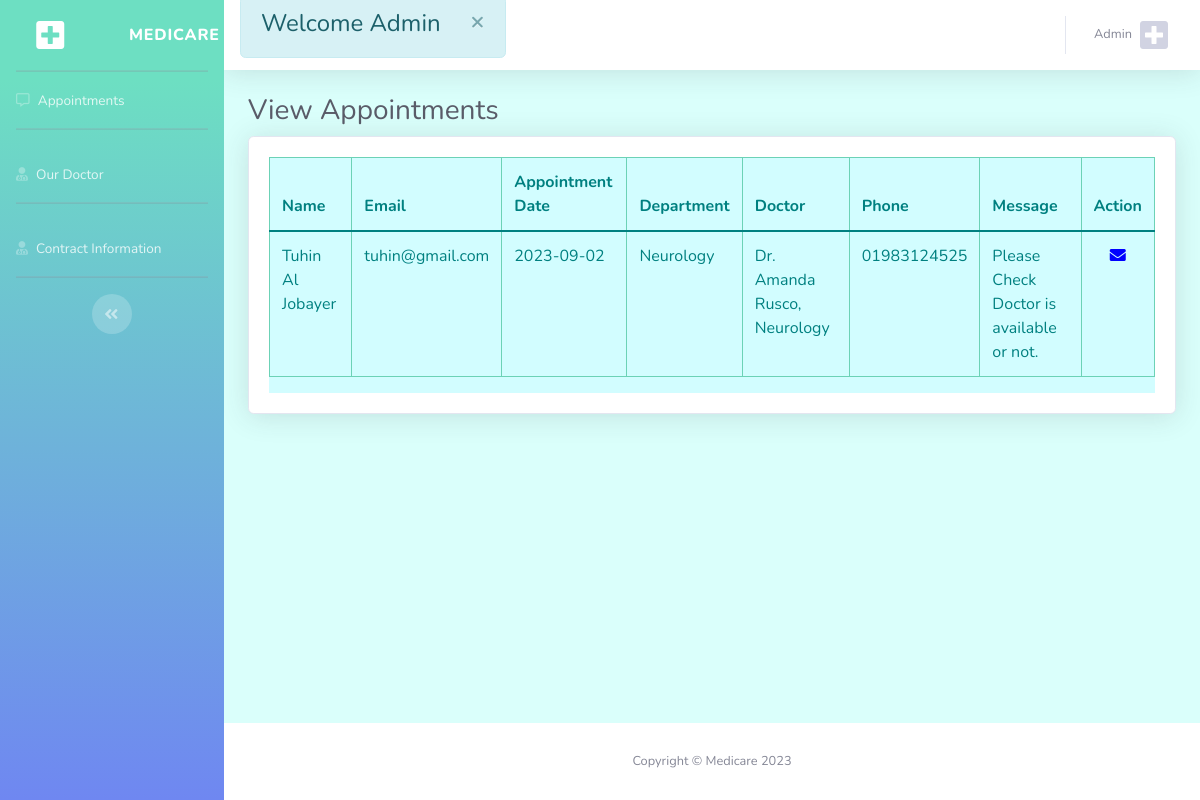
Screenshot of /admin.php (signed in) with the database file from the repository.
### tables this page shows
CREATE TABLE `tblappointment` (
  `id` int(100) NOT NULL,
  `name` varchar(255) NOT NULL,
  `email` varchar(255) NOT NULL,
  `appDate` date NOT NULL,
  `department` varchar(255) DEFAULT NULL,
  `cdoctor` varchar(255) NOT NULL,
  `phone` varchar(255) NOT NULL,
  `appMessage` varchar(255) NOT NULL
);

### admin.php (the view, shortened to what this page needs)
<?php
include "lib/dbconnect.php";
$select_sql = "SELECT * FROM tblappointment";
$allData = $connectdb -> query($select_sql);
?>
<!DOCTYPE html>
<html lang="en">
<head>
    <link href="vendor/fontawesome-free/css/all.min.css" rel="stylesheet" type="text/css">
    <link rel="stylesheet" href="css/custom.css">
    <link href="https://cdn.jsdelivr.net/npm/bootstrap@5.0.2/dist/css/bootstrap.min.css" rel="stylesheet"
>
    <link rel="stylesheet" href="https://use.fontawesome.com/releases/v5.15.3/css/all.css"
>
    <link href="css/sb-admin-2.css" rel="stylesheet">
    <link href="vendor/datatables/dataTables.bootstrap4.css" rel="stylesheet">
</head>
<body id="page-top">
    <div id="wrapper">
        <ul class="navbar-nav bg-gradient-primary sidebar sidebar-dark accordion cbg" id="accordionSidebar">
            <a class="sidebar-brand d-flex align-items-center justify-content-center" href="admin.php">
                <div class="sidebar-brand-icon">
                <i class="p-5 fas fa-plus-square"></i>
                </div>
                <div class="sidebar-brand-text mx-3">Medicare</div>
            </a>
            <hr class="sidebar-divider my-0">
            <li class="nav-item">
                <a class="nav-link" href="admin.php">
                    <i class="far fa-comment-alt"></i>
                    <span>Appointments</span></a>
            </li>
            <hr class="sidebar-divider">
            <li class="nav-item">
                <a class="nav-link" href="doctor.php">
                <i class="fas fa-user-md"></i>
                    <span>Our Doctor</span></a>
            </li>
            <hr class="sidebar-divider">
            <li class="nav-item">
                <a class="nav-link" href="message.php">
                <i class="fas fa-user-md"></i>
                    <span>Contract Information</span></a>
            </li>
            <hr class="sidebar-divider">
            <div class="text-center d-none d-md-inline">
                <button class="rounded-circle border-0" id="sidebarToggle"></button>
            </div>
        </ul>
        <div id="content-wrapper" class="d-flex flex-column">
            <div id="content">
                <nav class="navbar navbar-expand navbar-light bg-white topbar mb-4 static-top shadow">
                    <div class="alert alert-info alert-dismissible fade show mt-0" role="alert">
                        <h4>Welcome <?php echo isset($_SESSION['username'])?$_SESSION['username']:""; ?></h4>
                        <button type="button" class="close" data-dismiss="alert" aria-label="Close">
                            <span aria-hidden='true'>&times;</span>
                        </button>
                    </div>
                    <ul class="navbar-nav ml-auto">
                        <li class="nav-item dropdown no-arrow">
                            <a class="nav-link dropdown-toggle" href="#" id="userDropdown" role="button"
                                data-toggle="dropdown" aria-haspopup="true" aria-expanded="false">
                                <span
                                    class="mr-2 d-none d-lg-inline text-gray-600 small"><?php echo isset($_SESSION['username'])?$_SESSION['username']:""; ?></span>
                                <i class="img-profile cprofile fas fa-plus-square"></i>
                            </a>
                        </li>
                    </ul>
                </nav>
                <div class="container-fluid">
                    <h1 class="h3 mb-2 text-gray-800">View Appointments</h1>
                    <div class="card shadow mb-4">
                        <div class="card-body">
                            <div class="table-responsive ">
                                <table class="table table-bordered bg-pink" id="dataTable" width="100%" cellspacing="0">
                                    <thead>
                                        <tr>
                                            <th>Name</th>
                                            <th>Email</th>
                                            <th>Appointment Date</th>
                                            <th>Department</th>
                                            <th>Doctor</th>
                                            <th>Phone</th>
                                            <th>Message</th>
                                            <th>Action</th>
                                        </tr>
                                    </thead>
                                    <tbody>
                                        <?php if($allData -> num_rows>0){ ?>
                                        <?php while($fetchData=$allData -> fetch_assoc()) {?>
                                        <tr>
                                            <td><?php echo $fetchData['name'];?></td>
                                            <td><?php echo $fetchData['email'];?></td>
                                            <td><?php echo $fetchData['appDate'];?></td>
                                            <td><?php echo $fetchData['department'];?></td>
                                            <td><?php echo $fetchData['cdoctor'];?></td>
                                            <td><?php echo $fetchData['phone'];?></td>
                                            <td><?php echo $fetchData['appMessage'];?></td>
                                            <td style="text-align:center;">
                                                <a href="mailto:<?php echo $fetchData['email'] ?>" title="mail">
                                                    <i class="fas fa-envelope" style="color:blue;"></i></a>
                                            </td>
                                        </tr>
                                        <?php }?>
                                        <?php }?>
                                    </tbody>
                                </table>
                            </div>
                        </div>
                    </div>
                </div>
            </div>
            <footer class="sticky-footer bg-white">
                <div class="container my-auto">
                    <div class="copyright text-center my-auto">
                        <span>Copyright &copy; Medicare 2023</span>
                    </div>
                </div>
            </footer>
        </div>
    </div>
</body>
</html>

### css/custom.css (style rules this page uses)
.cbg { background-image: linear-gradient(180deg, #6ddfc2 10%, #6f87f1 100%) !important; background-size: cover !important; }
.cprofile { font-size: 32px; }

### rows the page displays
tblappointment: name "Tuhin Al Jobayer", email "tuhin@gmail.com", appDate "2023-09-02", department "Neurology", cdoctor "Dr. Amanda Rusco, Neurology", phone "01983124525", appMessage "Please Check Doctor is available or not."

### other values shown
$_SESSION['username'] "Admin"
